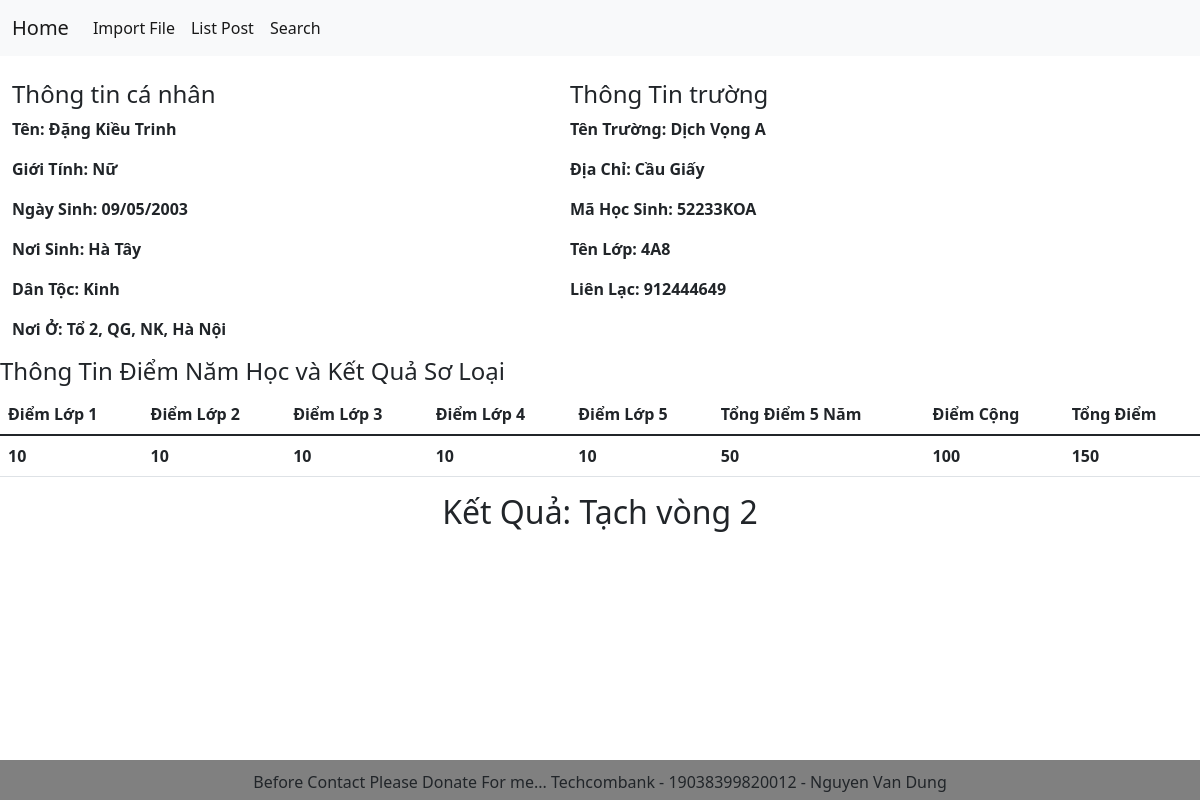
The app's page /studentdietail/2/ with its own data.
### excel/models.py (models this page shows, shortened)
class Student(models.Model):
    school = models.CharField(max_length=100)
    district = models.CharField(max_length=100)
    student_id = models.CharField(max_length=50, unique= True)
    stu_class = models.CharField(max_length=30)
    name = models.CharField(max_length=100)
    date = models.CharField(max_length=200)
    sex = models.CharField(max_length=20)
    place_of_birth = models.CharField(max_length=100)
    ethnic = models.CharField(max_length=50)
    location = models.CharField(max_length=255)
    phone_number = models.IntegerField(blank=True)
    total_grade_1 = models.PositiveSmallIntegerField(blank=True)
    total_grade_2 = models.PositiveSmallIntegerField(blank=True)
    total_grade_3 = models.PositiveSmallIntegerField(blank=True)
    total_grade_4 = models.PositiveSmallIntegerField(blank=True)
    total_grade_5 = models.PositiveSmallIntegerField(blank=True)
    total_5_years = models.PositiveSmallIntegerField(blank=True)
    plus = models.PositiveSmallIntegerField(blank=True, null= True, default=0)
    total_all = models.PositiveSmallIntegerField(blank=True, null=True)
    decripsion = models.CharField(max_length=255)

### excel/views.py (the view)
# urls.py: path('studentdietail/<int:id>/',views.detail_student,name='student-detail')
def detail_student(request, id):
    context = {
        "student_detail":get_object_or_404(Student,pk=id)
    }
    return render(request, 'detail_student.html', context)

### excel/templates/detail_student.html
{% extends 'base.html' %}
{% block content %}
<br>
<div class='row container fw-semibold'>
    <div class='col-md-6'>
        <h4>Thông tin cá nhân</h4>
        <p>Tên: {{student_detail.name}}</p>
        <p>Giới Tính: {{student_detail.sex}}</p>
        <p>Ngày Sinh: {{student_detail.date}}</p>
        <p>Nơi Sinh: {{student_detail.place_of_birth}}</p>
        <p>Dân Tộc: {{student_detail.ethnic}}</p>
        <p>Nơi Ở: {{student_detail.location}}</p>
    </div>
    <div class="col-md-6">
        <h4>Thông Tin trường</h4>
        <p>Tên Trường: {{student_detail.school}}</p>
        <p>Địa Chỉ: {{student_detail.district}}</p>
        <p>Mã Học Sinh: {{student_detail.student_id}}</p>
        <p>Tên Lớp: {{student_detail.stu_class}}</p>
        <p>Liên Lạc: {{student_detail.phone_number}}</p>
    </div>
</div>
<div>
    <h4>Thông Tin Điểm Năm Học và Kết Quả Sơ Loại</h4>
    <table class="table">
        <thead>
            <tr>
                <th scope="col">Điểm Lớp 1</th>
                <th scope="col">Điểm Lớp 2</th>
                <th scope="col">Điểm Lớp 3</th>
                <th scope="col">Điểm Lớp 4</th>
                <th scope="col">Điểm Lớp 5</th>
                <th scope="col">Tổng Điểm 5 Năm</th>
                <th scope="col">Điểm Cộng</th>
                <th scope="col">Tổng Điểm</th>
            </tr>
        </thead>
        <tbody class="table-group-divider fw-semibold">
            <tr>
                <td>{{student_detail.total_grade_1}}</th>
                <td>{{student_detail.total_grade_2}}</td>
                <td>{{student_detail.total_grade_3}}</td>
                <td>{{student_detail.total_grade_4}}</td>
                <td>{{student_detail.total_grade_5}}</td>
                <td>{{student_detail.total_5_years}}</td>
                <td>{{student_detail.plus}}</td>
                <td>{{student_detail.total_all}}</td>
            </tr>
        </tbody>
      </table>
      <center><h2>Kết Quả: {{student_detail.decripsion}}</h2></center>
</div>
{% endblock content %}

### records on screen
Student: name "Đặng Kiều Trinh", sex "Nữ", date "09/05/2003", place_of_birth "Hà Tây", ethnic "Kinh", location "Tổ 2, QG, NK, Hà Nội", school "Dịch Vọng A", district "Cầu Giấy", student_id "52233KOA", stu_class "4A8", phone_number "912444649", total_grade_1 "10", total_grade_2 "10", total_grade_3 "10", total_grade_4 "10", total_grade_5 "10", total_5_years "50", plus "100", total_all "150", decripsion "Tạch vòng 2"
